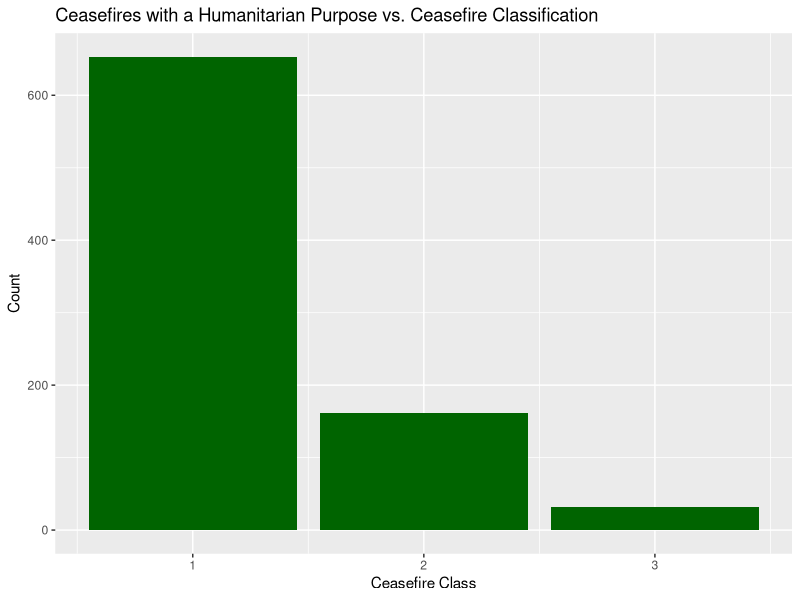
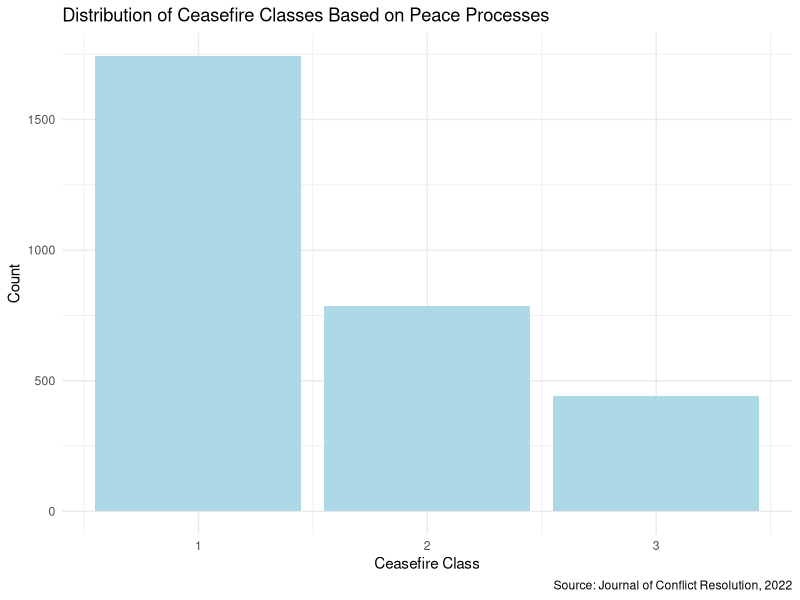

R code for these plots, in order:
## ---- chunk 1
library(tidyverse)
## ---- chunk 2
ceasefire <- read_csv("data/CFD.csv")
## ---- chunk 3
humanitarian_purpose <- ceasefire |> 
  filter (p_humanitarian == 1)

humanitarian_purpose
## ---- chunk 4
ggplot(humanitarian_purpose, aes(x = ceasefire_class)) +
  geom_bar(fill = "darkgreen") +
  labs(x = "Ceasefire Class",
       y = "Count",
       title = "Ceasefires with a Humanitarian Purpose vs. Ceasefire Classification") 
## ---- chunk 5
peace_process <- ceasefire |> 
  filter (p_peaceprocess == 1) 

peace_process
## ---- chunk 6
ggplot(peace_process, aes(x = ceasefire_class)) +
  geom_bar(fill = "lightblue") +
  labs(x = "Ceasefire Class",
       y = "Count",
       title = "Distribution of Ceasefire Classes Based on Peace Processes",
       caption = "Source: Journal of Conflict Resolution, 2022"
       ) +
  theme_minimal()
